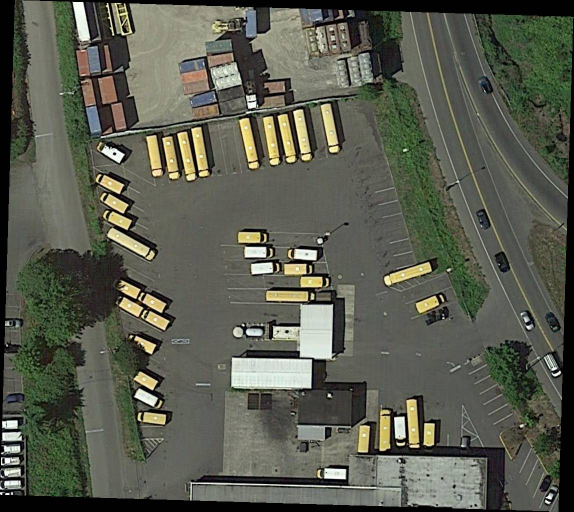
#> input picture backend/sample_data/P0003.jpg, 1147 x 1023 px (shown at 1/2 size)
$ python -i land_cover.py   (imports and definitions only)
#> lines starting #> are read from the running program, lines starting #| are printed output that depends on the picture
#> further down, picture is the input picture: PIL image 1147x1023 RGB; mean R, G, B 89.4, 92, 79
"""
RGB Land-Cover Differentiator Module for Remote-Sensing Imagery.

Computes Excess Green Index (ExG = 2*G - R - B) per pixel as a vegetation proxy,
then clusters RGB + ExG features using K-means (k=4) to produce a 4-class land-cover mask:
- 0: Shadow / Unclassified (Black)
- 1: Water (Blue)
- 2: Vegetation (Green)
- 3: Built-up / Bare earth (Gray)

Outputs:
- Full-resolution class-index array (uint8)
- Color-coded PNG visualization
"""

import os
import logging
from typing import Tuple, Dict, List, Optional, Any
import numpy as np
from PIL import Image
from sklearn.cluster import MiniBatchKMeans

try:
    from scipy import ndimage as _ndimage
    _HAVE_SCIPY = True
except Exception:  # pragma: no cover
    _ndimage = None
    _HAVE_SCIPY = False

logger = logging.getLogger(__name__)

# Canonical Land-Cover Classes
CLASS_SHADOW = 0
CLASS_WATER = 1
CLASS_VEGETATION = 2
CLASS_BUILT_UP = 3

CLASS_NAMES = {
    CLASS_SHADOW: "shadow",
    CLASS_WATER: "water",
    CLASS_VEGETATION: "vegetation",
    CLASS_BUILT_UP: "built_up"
}

# Color palette: green=vegetation, blue=water, gray=built-up, black=shadow
CLASS_COLORS = {
    CLASS_SHADOW: np.array([20, 20, 20], dtype=np.uint8),       # Black
    CLASS_WATER: np.array([30, 100, 220], dtype=np.uint8),      # Blue
    CLASS_VEGETATION: np.array([34, 180, 60], dtype=np.uint8),  # Green
    CLASS_BUILT_UP: np.array([165, 165, 165], dtype=np.uint8),  # Gray
}


def _assign_clusters_to_classes(centers: np.ndarray) -> Dict[int, int]:
    """
    Maps 4 un-ordered KMeans cluster centers (shape: [4, 4] with [R, G, B, ExG])
    to the 4 canonical semantic classes: Shadow, Water, Vegetation, Built-up.

    Returns:
        dict: {cluster_idx: canonical_class_id}
    """
    # centers columns: 0: R, 1: G, 2: B, 3: ExG (all normalized 0..1 except ExG which is [-2..2])
    r = centers[:, 0]
    g = centers[:, 1]
    b = centers[:, 2]
    exg = centers[:, 3]

    # Perceived brightness / luminance: Y = 0.299*R + 0.587*G + 0.114*B
    luminance = 0.299 * r + 0.587 * g + 0.114 * b

    cluster_ids = list(range(4))
    mapping = {}

    # 1. Darkest cluster -> Shadow / Unclassified
    shadow_cluster = min(cluster_ids, key=lambda i: luminance[i])
    mapping[shadow_cluster] = CLASS_SHADOW
    remaining = [i for i in cluster_ids if i != shadow_cluster]

    # 2. Cluster with highest Excess Green -> Vegetation
    veg_cluster = max(remaining, key=lambda i: exg[i])
    mapping[veg_cluster] = CLASS_VEGETATION
    remaining = [i for i in remaining if i != veg_cluster]

    # 3. Between remaining 2 clusters:
    # Water has higher blue prominence (B - R) and lower luminance compared to built-up.
    # Terrestrial optical water typically has blue dominance or low luminance (<0.35).
    # Bright red/tan soil, concrete or shingles (R > B + 0.05 and luminance >= 0.35) are NEVER water.
    def water_score(i):
        blue_dominance = b[i] - r[i]
        return blue_dominance - luminance[i] * 1.5

    def is_plausible_water(i):
        blue_dominance = b[i] - r[i]
        # Bright red-dominated clusters (shingles, concrete, soil) are NEVER water
        if r[i] > b[i] + 0.05 and luminance[i] > 0.35:
            return False
        # Water: blue not weaker than red by more than 0.05, with relatively low luminance
        if blue_dominance >= -0.05 and luminance[i] < 0.40:
            return True
        return False

    plausible_water = [i for i in remaining if is_plausible_water(i)]

    if plausible_water:
        water_cluster = max(plausible_water, key=water_score)
        mapping[water_cluster] = CLASS_WATER
        remaining = [i for i in remaining if i != water_cluster]
    else:
        # No cluster qualifies as water — assign all remaining to built-up / bare earth
        water_cluster = None

    # 4. Remaining cluster(s) -> Built-up / Bare
    for rem_id in remaining:
        mapping[rem_id] = CLASS_BUILT_UP

    return mapping


def differentiate_land_cover(
    image: Image.Image,
    output_png_path: str
) -> Tuple[np.ndarray, str, Dict[str, float]]:
    """
    Computes ExG and performs K-means land-cover differentiation.

    Args:
        image: Optical RGB PIL Image
        output_png_path: Destination path for color-coded visualization PNG

    Returns:
        Tuple of:
            - class_mask (np.ndarray of shape (H, W), dtype uint8 with values 0..3)
            - output_png_path (str)
            - class_percentages (dict of {"vegetation": %, "water": %, "built_up": %, "shadow": %})
    """
#> called with output_png_path = 'out.png'
    if image.mode != "RGB":
        image = image.convert("RGB")

    orig_w, orig_h = image.size

    # Scale image to max 1024px for sub-second semantic clustering
    # Land-cover classification does not need gigapixel granularity; 1024px preserves
    # every tree, building, and road while running 100x faster.
    max_dim = 1024
    if max(orig_w, orig_h) > max_dim:
        scale = max_dim / float(max(orig_w, orig_h))
        proc_w = max(16, int(round(orig_w * scale)))
        proc_h = max(16, int(round(orig_h * scale)))
        proc_img = image.resize((proc_w, proc_h), Image.Resampling.BILINEAR)
    else:
        proc_w, proc_h = orig_w, orig_h
        proc_img = image

    rgb_arr = np.array(proc_img, dtype=np.float32) / 255.0  # [proc_h, proc_w, 3] in 0.0..1.0

    r = rgb_arr[..., 0]
    g = rgb_arr[..., 1]
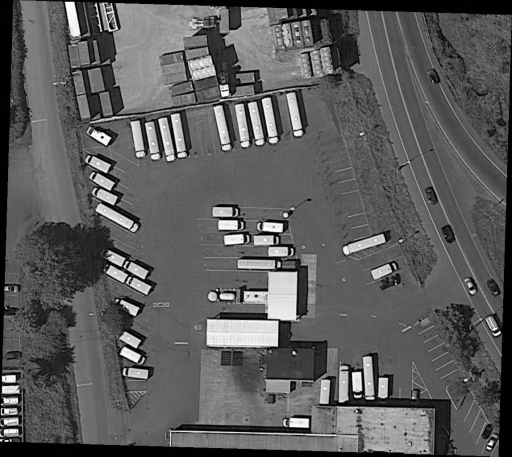
#> g: shape (913, 1024) float32 (shown at 1/2 size); min 0, max 1, mean 0.361
    b = rgb_arr[..., 2]
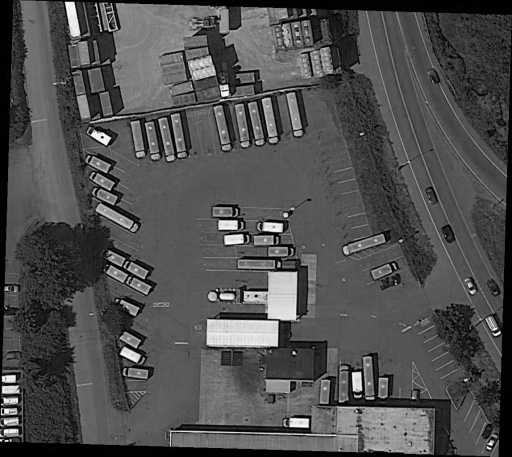
#> b: shape (913, 1024) float32 (shown at 1/2 size); min 0, max 1, mean 0.31

    # 1. Compute Excess Green Index: 2*G - R - B
    exg = 2.0 * g - r - b
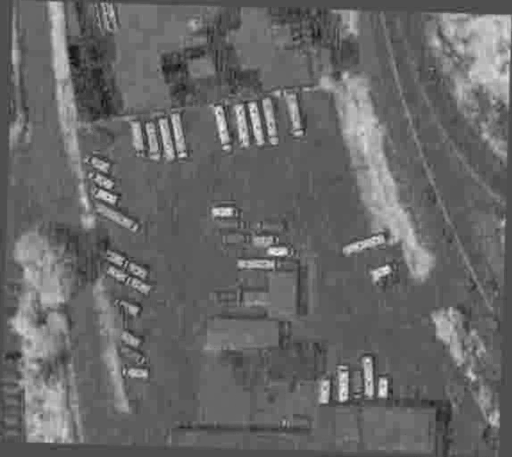
#> exg: shape (913, 1024) float32 (shown at 1/2 size); min -0.192, max 0.427, mean 0.0612; drawn with min black and max white

    # 2. Prepare feature array [proc_h*proc_w, 4]: [R, G, B, ExG]
    features = np.stack([r, g, b, exg], axis=-1).reshape(-1, 4)

    # 3. Fit K-Means (k=4)
    # Using MiniBatchKMeans with a capped sample size (max 30,000 vectors) for sub-second convergence
    kmeans = MiniBatchKMeans(
        n_clusters=4,
        random_state=42,
        batch_size=4096,
        n_init=3,
        max_iter=50
    )

    total_pixels = proc_h * proc_w
    if total_pixels > 30000:
        step = max(1, total_pixels // 30000)
        sample_features = features[::step]
        kmeans.fit(sample_features)
        raw_labels = kmeans.predict(features)
    else:
        raw_labels = kmeans.fit_predict(features)

    # 4. Map clusters to physical semantic classes
    cluster_mapping = _assign_clusters_to_classes(kmeans.cluster_centers_)

    # Remap flat labels to canonical class IDs
    canonical_labels = np.zeros_like(raw_labels, dtype=np.uint8)
    for c_idx, class_id in cluster_mapping.items():
        canonical_labels[raw_labels == c_idx] = class_id

    sub_mask = canonical_labels.reshape((proc_h, proc_w))

    # 5. Restore full resolution if needed
    if (proc_w, proc_h) != (orig_w, orig_h):
        mask_pil = Image.fromarray(sub_mask)
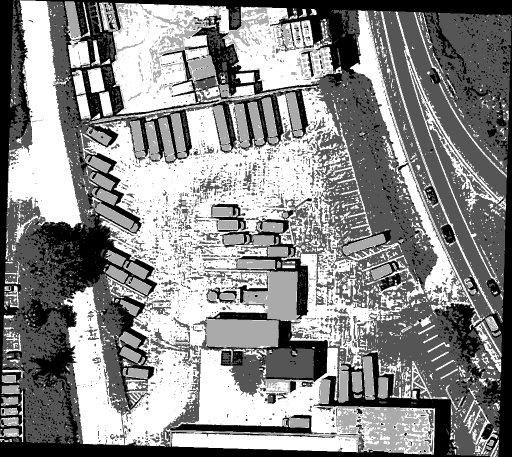
#> mask_pil: PIL image 1024x913 L (shown at 1/2 size); min 0, max 3, mean 1.63; drawn with min black and max white
        class_mask = np.array(
            mask_pil.resize((orig_w, orig_h), Image.Resampling.NEAREST),
            dtype=np.uint8
        )
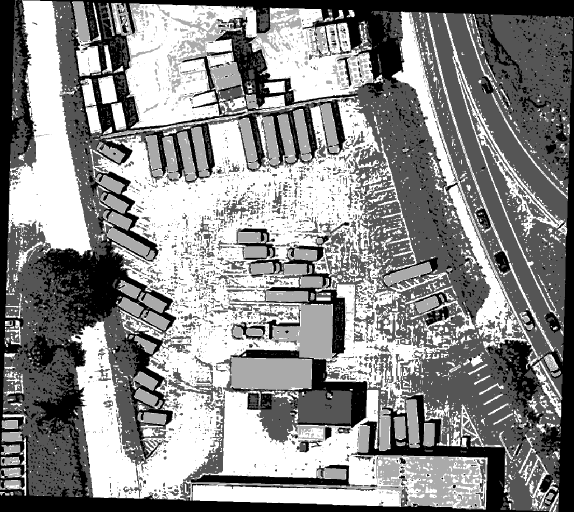
#> class_mask: shape (1023, 1147) (shown at 1/2 size); min 0, max 3, mean 1.63; drawn with min black and max white
    else:
        class_mask = sub_mask

    # 6. Calculate class distributions
    total_count = float(class_mask.size)
    percentages = {
        CLASS_NAMES[cid]: round(float(np.sum(class_mask == cid)) / total_count * 100.0, 1)
        for cid in (CLASS_VEGETATION, CLASS_WATER, CLASS_BUILT_UP, CLASS_SHADOW)
    }
#> percentages = {'vegetation': 8.8, 'water': 35.7, 'built_up': 36.5, 'shadow': 19}

    # 7. Generate color-coded PNG visualization (saved at processing resolution for fast upload/rendering)
    color_img = np.zeros((proc_h, proc_w, 3), dtype=np.uint8)
    for cid, rgb in CLASS_COLORS.items():
        color_img[sub_mask == cid] = rgb

    os.makedirs(os.path.dirname(output_png_path), exist_ok=True)
    vis_pil = Image.fromarray(color_img, mode="RGB")
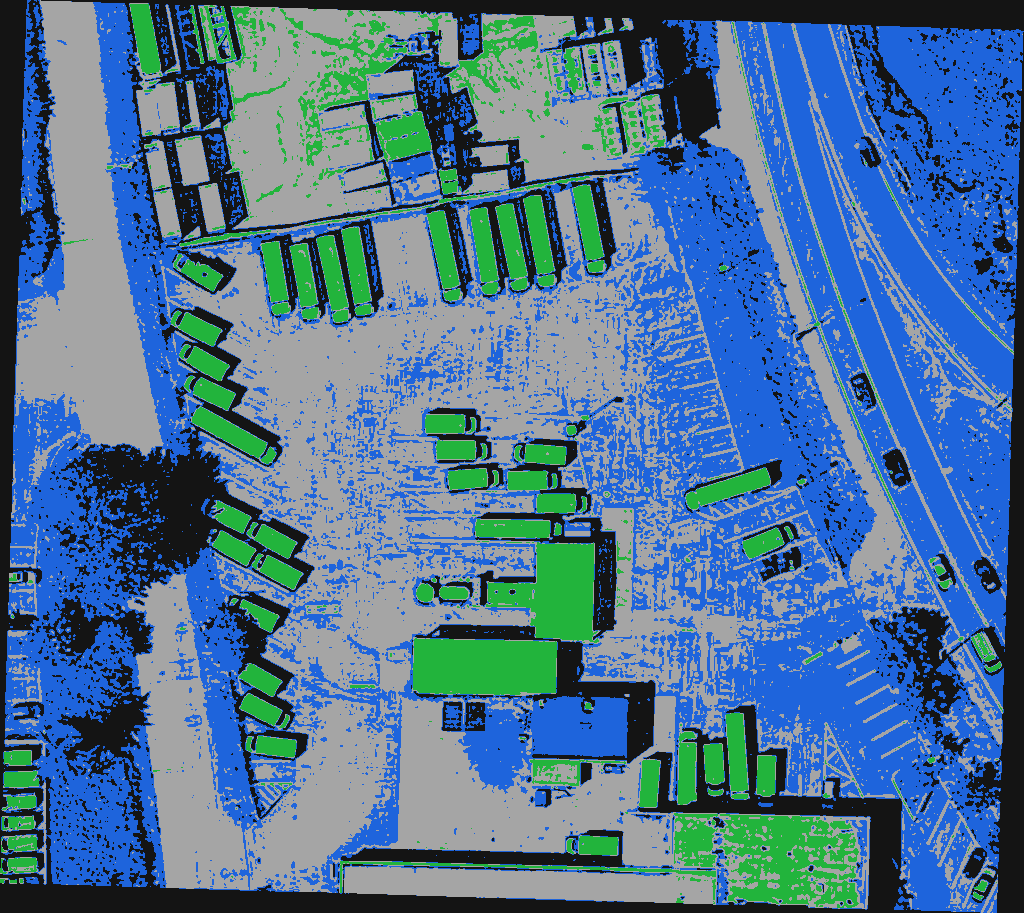
#> vis_pil: PIL image 1024x913 RGB; mean R, G, B 77.7, 115.6, 147.8
    vis_pil.save(output_png_path, "PNG", optimize=False)

    logger.info(
        f"Land-cover differentiation completed: "
        f"Veg={percentages['vegetation']}%, Water={percentages['water']}%, "
        f"Built-up={percentages['built_up']}%, Shadow={percentages['shadow']}%"
    )

    return class_mask, output_png_path, percentages


# [117 lines left out: function extract_building_footprints, not called in this run]

>>> from PIL import Image
>>> picture = Image.open('../../sample_data/P0003.jpg')
>>> result = differentiate_land_cover(picture, 'out.png')

$ run again, on backend/sample_data/P0004.jpg
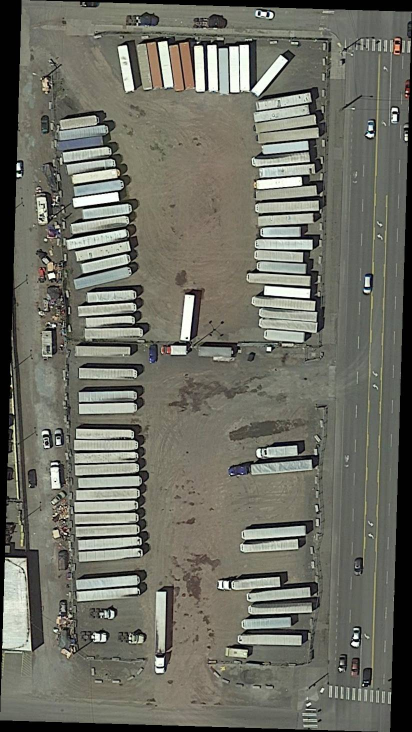
#> input picture backend/sample_data/P0004.jpg, 824 x 1464 px (shown at 1/2 size)
#> picture is the input picture: PIL image 824x1464 RGB; mean R, G, B 109.6, 109.7, 99.4
#> in differentiate_land_cover, `class_mask = np.array( mask_pil.resize((orig_w, orig_h), Image.Resampl..`:
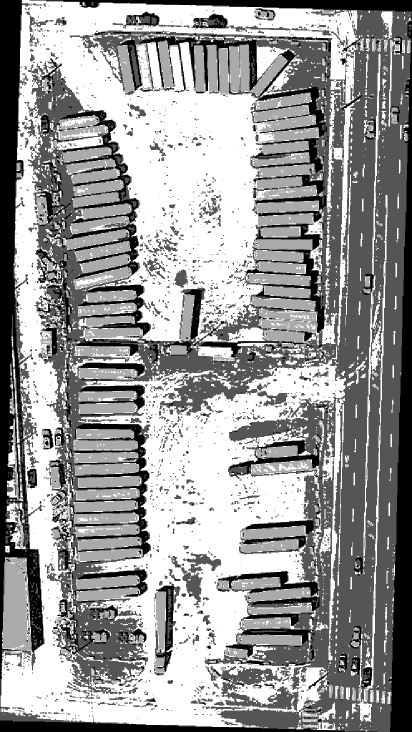
#> class_mask: shape (1464, 824) (shown at 1/2 size); min 0, max 3, mean 1.79; drawn with min black and max white
#> percentages = {'vegetation': 13.2, 'water': 31.6, 'built_up': 40.4, 'shadow': 14.8}
#> in differentiate_land_cover, `vis_pil = Image.fromarray(color_img, mode="RGB")`:
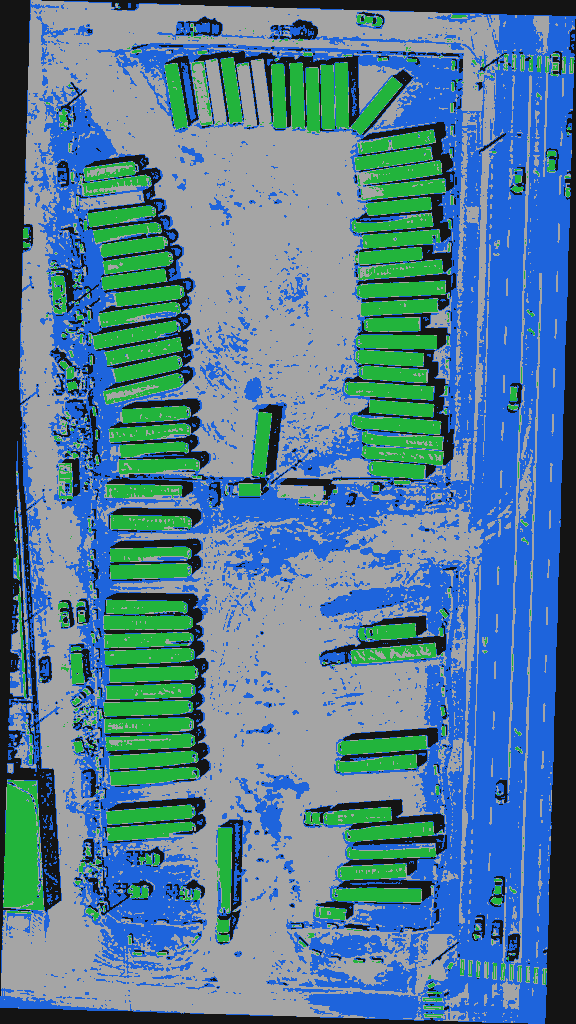
#> vis_pil: PIL image 576x1024 RGB; mean R, G, B 83.5, 125, 147.1

$ run again, on backend/sample_data/P0007.jpg
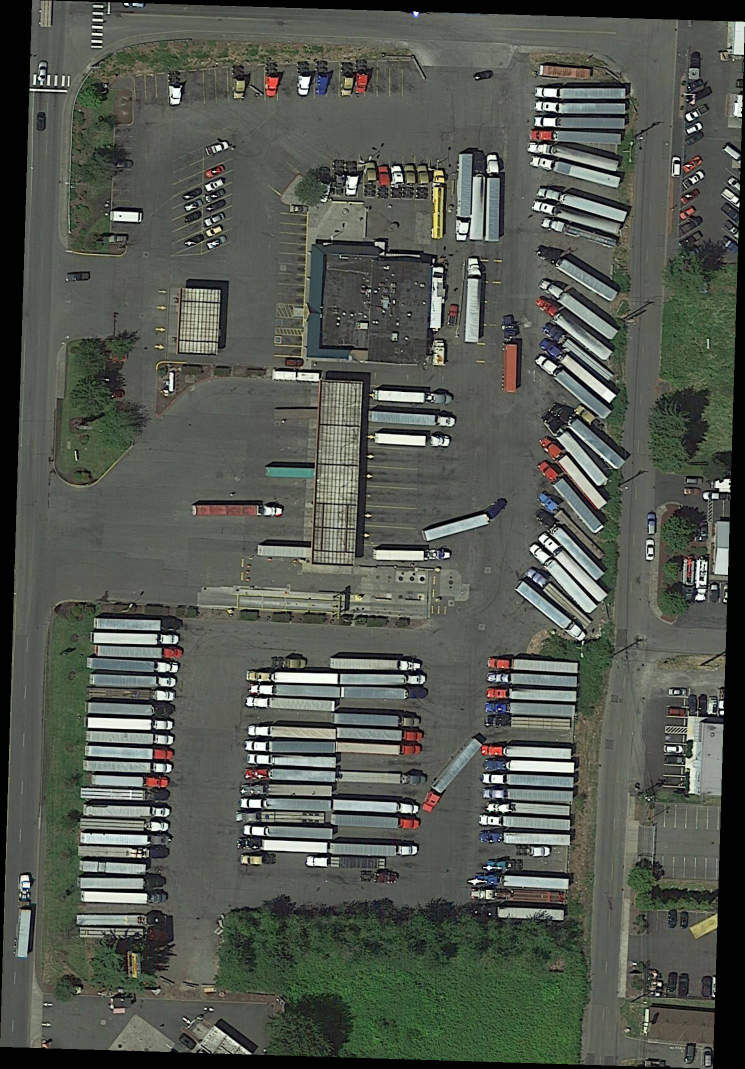
#> input picture backend/sample_data/P0007.jpg, 1490 x 2137 px (shown at 1/2 size)
#> picture is the input picture: PIL image 1490x2137 RGB; mean R, G, B 83.4, 87.5, 79.5
#> in differentiate_land_cover, `class_mask = np.array( mask_pil.resize((orig_w, orig_h), Image.Resampl..`:
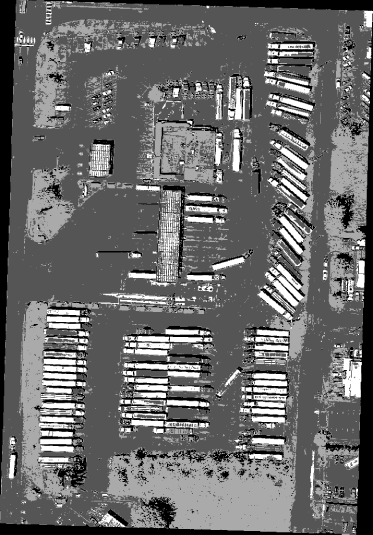
#> class_mask: shape (2137, 1490) (shown at 1/4 size); min 0, max 3, mean 1.25; drawn with min black and max white
#> percentages = {'vegetation': 21.3, 'water': 54.8, 'built_up': 9.1, 'shadow': 14.8}
#> in differentiate_land_cover, `vis_pil = Image.fromarray(color_img, mode="RGB")`:
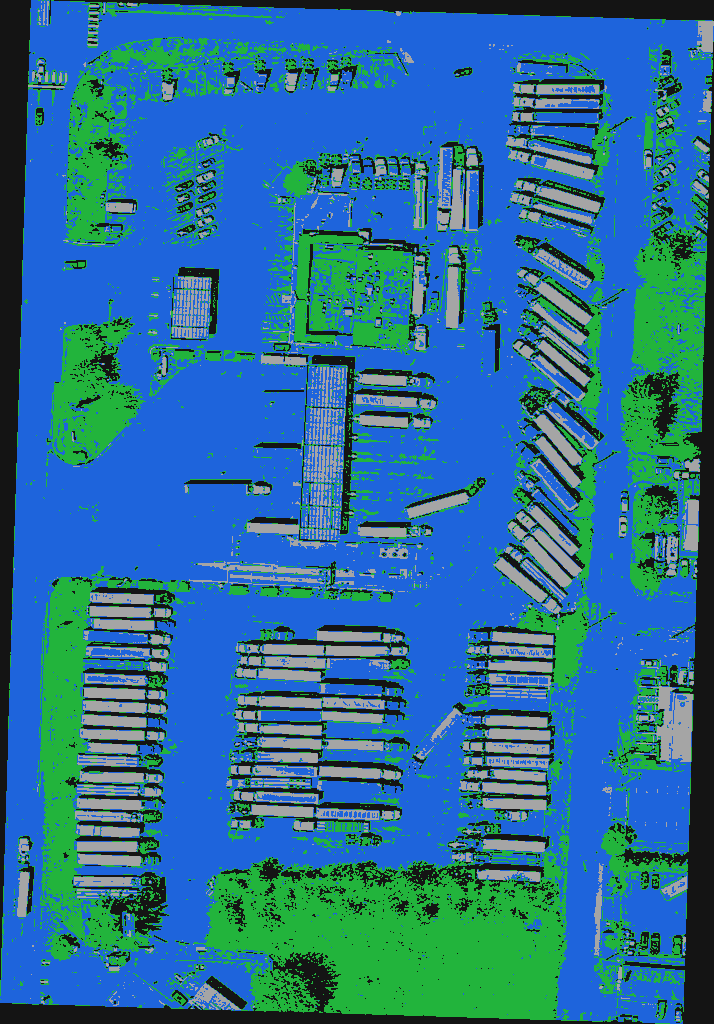
#> vis_pil: PIL image 714x1024 RGB; mean R, G, B 41.7, 111.2, 151.3
